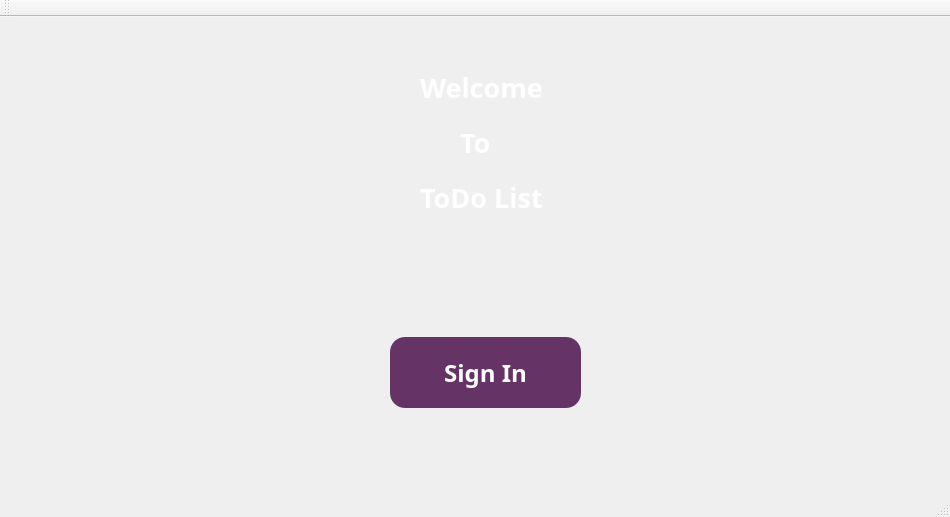
<?xml version="1.0" encoding="UTF-8"?>
<ui version="4.0">
 <class>MainWindow</class>
 <widget class="QMainWindow" name="MainWindow">
  <property name="geometry">
   <rect>
    <x>0</x>
    <y>0</y>
    <width>950</width>
    <height>517</height>
   </rect>
  </property>
  <property name="windowTitle">
   <string>MainWindow</string>
  </property>
  <property name="styleSheet">
   <string notr="true"/>
  </property>
  <widget class="QWidget" name="centralwidget">
   <property name="styleSheet">
    <string notr="true">QPushButton {
	border-radius: 15px;
	background: #337AB7;
	}
QLabel{
	background: none;
	}</string>
   </property>
   <widget class="QLabel" name="label">
    <property name="geometry">
     <rect>
      <x>420</x>
      <y>20</y>
      <width>131</width>
      <height>101</height>
     </rect>
    </property>
    <property name="styleSheet">
     <string notr="true">font-size: 27px;
color:white;
font-weight:bold;
font-family:Copperplate Gothic Bold, sans-serif;

</string>
    </property>
    <property name="text">
     <string>Welcome</string>
    </property>
   </widget>
   <widget class="QLabel" name="label_2">
    <property name="geometry">
     <rect>
      <x>460</x>
      <y>100</y>
      <width>51</width>
      <height>51</height>
     </rect>
    </property>
    <property name="styleSheet">
     <string notr="true">display: inline-block;
color:#FFF;
font-size: 27px;
font-weight:bold;
font-family:Copperplate Gothic Bold, sans-serif;

</string>
    </property>
    <property name="text">
     <string>To</string>
    </property>
   </widget>
   <widget class="QLabel" name="label_3">
    <property name="geometry">
     <rect>
      <x>420</x>
      <y>140</y>
      <width>131</width>
      <height>81</height>
     </rect>
    </property>
    <property name="styleSheet">
     <string notr="true">font-size: 27px;
color:white;
font-weight:bold;
font-family:Copperplate Gothic Bold, sans-serif;

</string>
    </property>
    <property name="text">
     <string>ToDo List</string>
    </property>
   </widget>
   <widget class="QPushButton" name="pushButton">
    <property name="geometry">
     <rect>
      <x>390</x>
      <y>320</y>
      <width>191</width>
      <height>71</height>
     </rect>
    </property>
    <property name="styleSheet">
     <string notr="true">QPushButton{
	background-color:#663366;
	color: white;
	font-size: 24px;
	font-weight:bold;
	font-family:Copperplate Gothic Bold, sans-serif;
	}
QPushButton:hover{
	background-color: #663385;
	color: #aaa;
	font-size: 24px;
	font-weight:bold;
	font-family:Copperplate Gothic Bold, sans-serif;
	}
QPushButton:pressed {
	background-color: #663350;
	color: white;
	font-size: 24px;
	font-weight:bold;
	font-family:Copperplate Gothic Bold, sans-serif;
	}</string>
    </property>
    <property name="text">
     <string>Sign In</string>
    </property>
   </widget>
   <widget class="QLabel" name="label_4">
    <property name="geometry">
     <rect>
      <x>0</x>
      <y>0</y>
      <width>951</width>
      <height>481</height>
     </rect>
    </property>
    <property name="text">
     <string/>
    </property>
    <property name="pixmap">
     <pixmap>wall.png</pixmap>
    </property>
   </widget>
   <zorder>label_4</zorder>
   <zorder>label</zorder>
   <zorder>label_2</zorder>
   <zorder>label_3</zorder>
   <zorder>pushButton</zorder>
  </widget>
  <widget class="QMenuBar" name="menubar">
   <property name="geometry">
    <rect>
     <x>0</x>
     <y>0</y>
     <width>950</width>
     <height>21</height>
    </rect>
   </property>
  </widget>
  <widget class="QStatusBar" name="statusbar"/>
  <widget class="QToolBar" name="toolBar">
   <property name="windowTitle">
    <string>toolBar</string>
   </property>
   <attribute name="toolBarArea">
    <enum>TopToolBarArea</enum>
   </attribute>
   <attribute name="toolBarBreak">
    <bool>false</bool>
   </attribute>
  </widget>
 </widget>
 <resources/>
 <connections/>
</ui>
